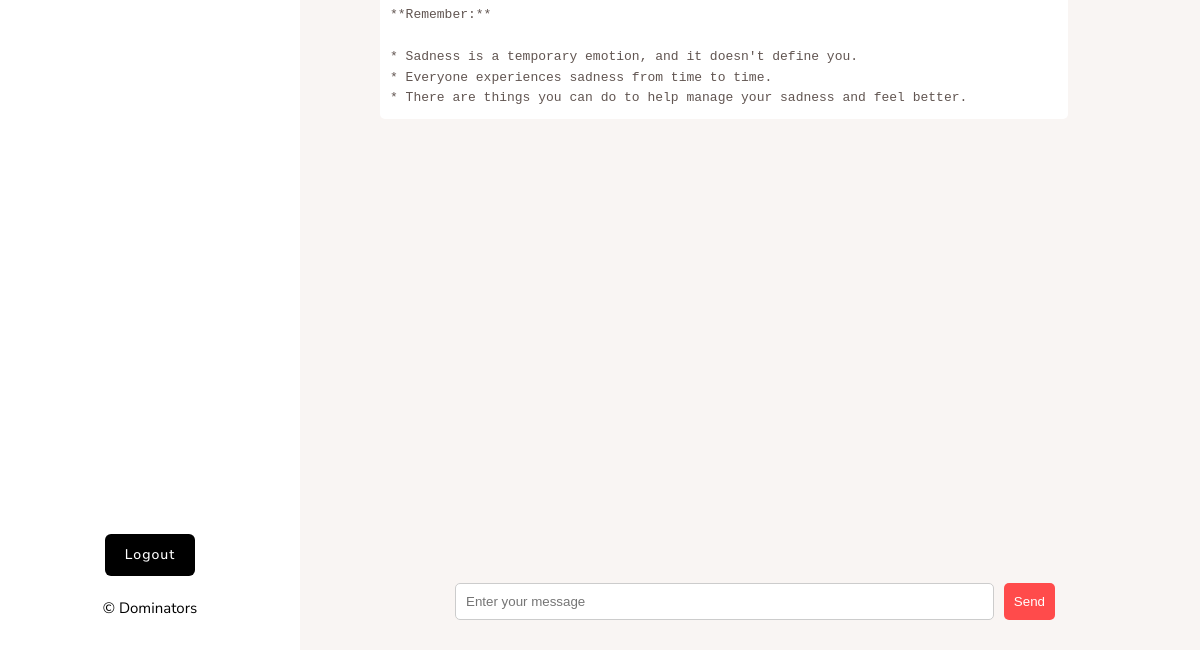
/AI/chatbot (signed in, lower part), run on an earlier commit of the app's database.
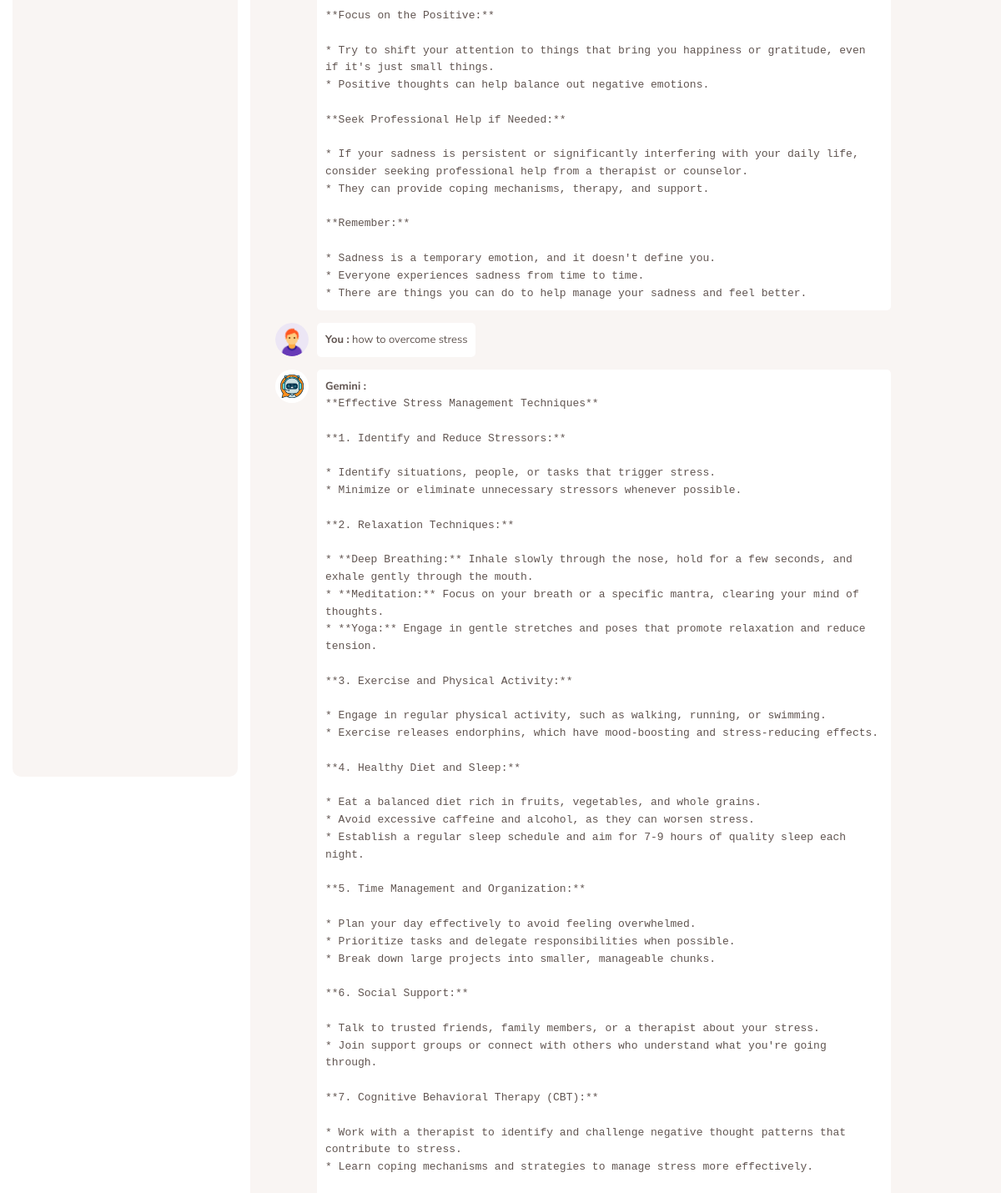
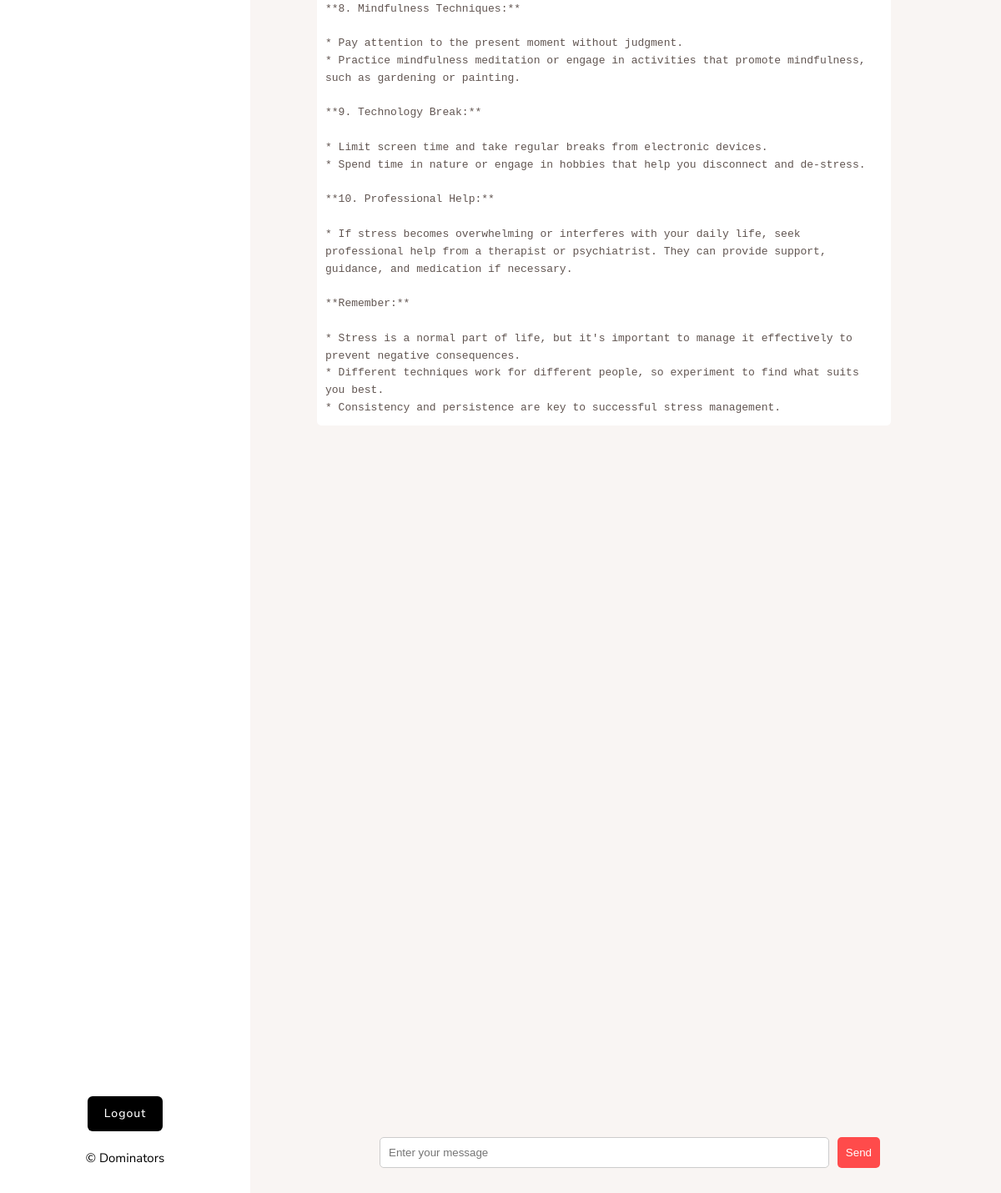
And on a later commit of the database (2 pictures, top to bottom).
### chatbot/models.py (models this page shows, shortened)
class ChatMessage(models.Model):
    user = models.ForeignKey(User, on_delete=models.CASCADE)
    user_message = models.TextField()
    gemini_response = models.TextField()
    timestamp = models.DateTimeField(auto_now_add=True)

### chatbot/views.py (the view)
# urls.py: path('chatbot' , views.chat_view , name= 'chatbot'),
def chat_view(request):
    if request.method == 'POST':
        user_message = request.POST.get('user_message')
        gemini_response = chat_session.send_message(user_message)
        if request.user.is_authenticated:
            ChatMessage.objects.create(user=request.user, user_message=user_message, gemini_response=gemini_response.text)
            all_messages = ChatMessage.objects.filter(user=request.user)
            return render(request, 'chatbot/index.html',{ 'all_messages':all_messages})
        return render(request, 'chatbot/index.html', {'user_message': user_message, 'gemini_response': gemini_response.text })
    else:
        if request.user.is_authenticated:
            all_messages = ChatMessage.objects.filter(user=request.user)
            return render(request, 'chatbot/index.html',{'all_messages':all_messages })
        return render(request, 'chatbot/index.html')

### chatbot/templates/chatbot/index.html (shortened to what this page needs)
{% extends "./base.html" %} {% block content %} {% load static %}
<div class="chat-container">
  <div class="messages" id="message-container">
    {% if user.is_authenticated %} {% for message in all_messages %}
    <div
      class="message {% if message.user == request.user %}sent{% else %}received{% endif %}"
    >
      <div class="message-image">
        <img src="{% static 'images/user.png' %}" alt="user-image" />
      </div>
      <div class="message-text">
        {% if message.user == request.user %}
        <strong>You :</strong>
        {% else %}
        <strong>{{ message.user.username }}:</strong>
        {% endif %} {{ message.user_message }}
      </div>
    </div>
    <div class="message">
      <div class="message-image">
        <img src="{% static 'images/robo.jpg' %}" alt="bot-image" />
      </div>
      <div class="message-text">
        <strong>Gemini :</strong>
        <pre><code>{{ message.gemini_response }}</code></pre>
      </div>
    </div>
    {% endfor %} {% endif %}
  </div>
  <form class="chat-box" method="post">
    <input
      type="text"
      placeholder="Enter your message"
      class="chat-input"
      name="user_message"
    />
    <button class="chat-send" type="submit">Send</button>
  </form>
</div>
{% endblock content %}

What changed in the data, as far as the page shows it:
added ChatMessage: shows "You :", user_message "how to overcome stress", gemini_response "**Effective Stress Management Techniques** **1. Identify and Reduce Stressors:** * Identify situations, people, or tasks that trigger stress. * Minimize or eliminate unnecessary stressors whenever possible. **2. Relaxation Techniques:** * **Deep Breathing:** Inhale slowly through the nose, hold for a few seconds, and exhale gently through the mouth. * **Meditation:** Focus on your breath or a specific mantra, clearing your mind of thoughts. * **Yoga:** Engage in gentle stretches and poses that promote relaxation and reduce tension. **3. Exercise and Physical Activity:** * Engage in regular physical activity, such as walking, running, or swimming. * Exercise releases endorphins, which have…"
